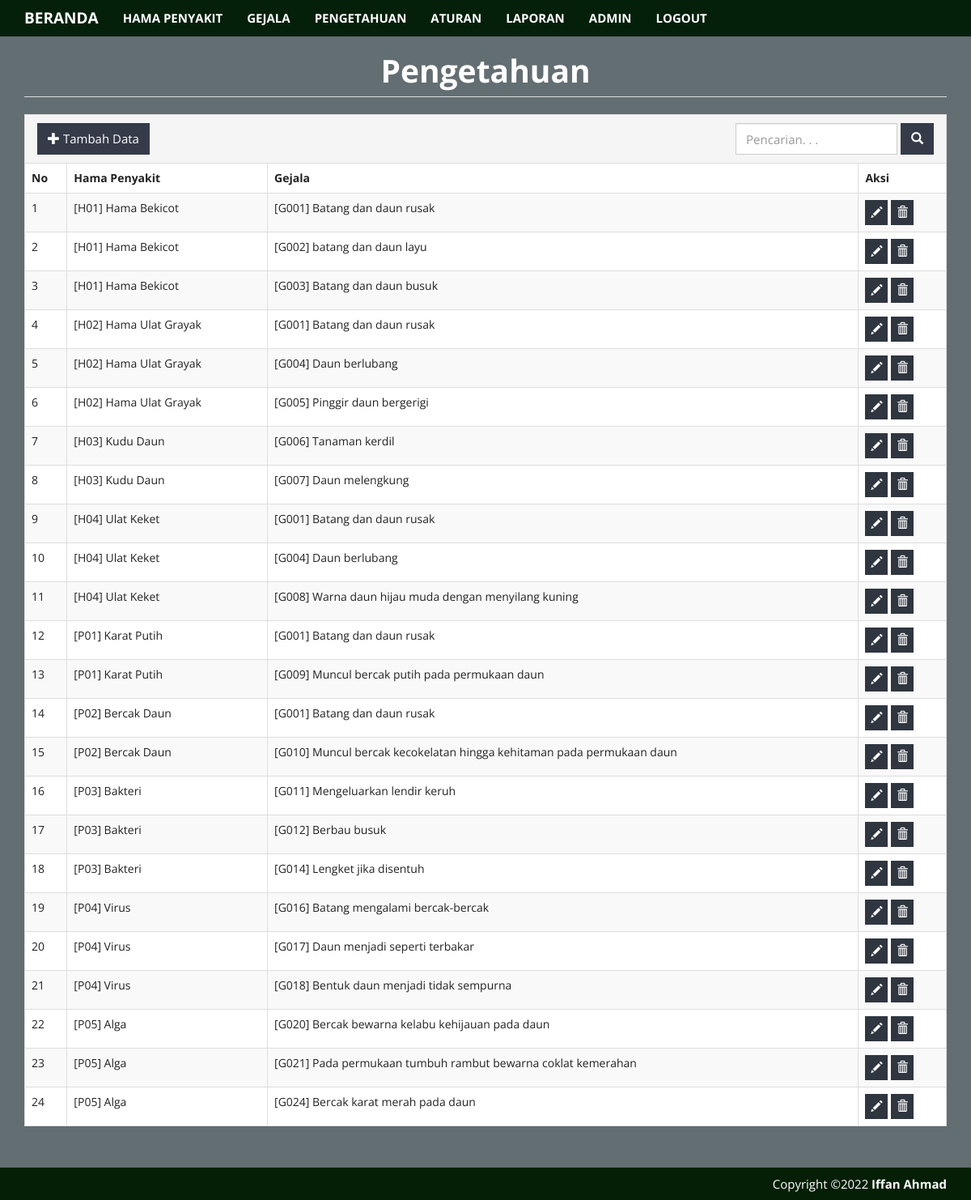
Page /index.php?m=relasi (signed in) on the committed database.
### tables this page shows
CREATE TABLE `tb_relasi` (
  `ID` int(11) NOT NULL,
  `kode_diagnosa` varchar(16) DEFAULT NULL,
  `kode_gejala` varchar(16) DEFAULT NULL
);

CREATE TABLE `tb_diagnosa` (
  `kode_diagnosa` varchar(16) NOT NULL,
  `nama_diagnosa` varchar(25) DEFAULT NULL,
  `penyebab` text NOT NULL,
  `solusi` text NOT NULL
);

CREATE TABLE `tb_gejala` (
  `kode_gejala` varchar(16) NOT NULL,
  `nama_gejala` varchar(100) DEFAULT NULL,
  `keterangan` text DEFAULT NULL
);

### functions.php (called while the page is built, shortened)
<?php
require_once "parser-php-version.php";
$config["server"] = 'localhost';
$config["username"] = 'root';
$config["password"] = '';
$config["database_name"] = 'spkangkung';
include 'includes/db.php';
$db = new DB($config['server'], $config['username'], $config['password'], $config['database_name']);
include 'includes/general.php';

### includes/general.php (called while the page is built, shortened)
<?php
function esc_field($str)
{
    if (@!get_magic_quotes_gpc())
        return addslashes($str);
    else
        return $str;
}

### includes/db.php (called while the page is built, shortened)
<?php
class DB
{
    var $conn = null;
    public function __construct($host, $username, $passwd, $dbname)
    {
        $this->conn = mysqli_connect($host, $username, $passwd, $dbname);
    }
    public function query($sql)
    {
        $query = mysqli_query($this->conn, $sql) or die('<pre>Error mysqli_query: ' . mysqli_error($this->conn) . '<br />' . $sql . '</pre>');
        return $query;
    }
    public function get_results($sql)
    {
        $query = $this->query($sql);
        $arr = array();
        while ($row = mysqli_fetch_object($query)) {
            $arr[] = $row;
        }
        return $arr;
    }
}

### relasi.php (the view, shortened to what this page needs)
<body class="latar">
    <div class="page-header">
        <h1 style="color: #fff;" align="center"><b>Pengetahuan</b></h1>
    </div>
    <div class="panel panel-default">
        <div class="panel-heading" align="right">
            <form class="form-inline">
                <div class="form-group">
                    <input class="form-control" type="text" placeholder="Pencarian. . ." name="q" value="<?= $_GET['q'] ?>" />
                </div>
                <div class="form-group">
                    <button class="btn tambah"><span class="glyphicon glyphicon-search"></span></button>
                </div>
                <span class="pull-left">
                    <div class="form-group">
                        <a class="btn tambah" href="?m=relasi_tambah"><span class="glyphicon glyphicon-plus"></span> Tambah Data</a>
                    </div>
                </span>
            </form>
        </div>
        <div class="table-responsive">
            <table class="table table-bordered table-hover table-striped">
                <thead>
                    <tr class="nw">
                        <th>No</th>
                        <th>Hama Penyakit</th>
                        <th>Gejala</th>
                        <th>Aksi</th>
                    </tr>
                </thead>
                <?php
                $q = esc_field($_GET['q']);
                $rows = $db->get_results("SELECT r.ID, r.kode_gejala, d.kode_diagnosa, g.nama_gejala, d.nama_diagnosa
                                        FROM tb_relasi r INNER JOIN tb_diagnosa d ON d.`kode_diagnosa`=r.`kode_diagnosa` INNER JOIN tb_gejala g ON g.`kode_gejala`=r.`kode_gejala`
                                        WHERE r.kode_gejala LIKE '%$q%'
                                            OR r.kode_diagnosa LIKE '%$q%'
                                            OR g.nama_gejala LIKE '%$q%'
                                            OR d.nama_diagnosa LIKE '%$q%'
                                        ORDER BY r.kode_diagnosa, r.kode_gejala");
                $no = 0;
                foreach ($rows as $row) : ?>
                    <tr>
                        <td><?= ++$no ?></td>
                        <td>[<?= $row->kode_diagnosa . '] ' . $row->nama_diagnosa ?></td>
                        <td>[<?= $row->kode_gejala . '] ' . $row->nama_gejala ?></td>
                        <td class="nw">
                            <a class="btn btn-xs edit" href="?m=relasi_ubah&ID=<?= $row->ID ?>"><span class="glyphicon glyphicon-pencil"></span></a>
                            <a class="btn btn-xs edit" href="aksi.php?act=relasi_hapus&ID=<?= $row->ID ?>" onclick="return confirm('Hapus data?')"><span class="glyphicon glyphicon-trash"></span></a>
                        </td>
                    </tr>
                <?php endforeach; ?>
            </table>
        </div>
    </div>
</body>

### assets/css/general.css (style rules this page uses)
html { position: relative; min-height: 100%; }
body { margin-bottom: 70px; }
.nw { white-space: nowrap; }
.page-header { margin-top: 0; padding-bottom: 0; }
.page-header h1 { margin-top: 0; }

### index.php (style rules this page uses)
.tambah { background-color: #e67e22; color: #fff; }
.edit { background-color: #3498db; color: #fff; }
.latar { background-color: #636e72; }
.tambah { background-color: #353b48; }
.edit { background-color: #2f3640; }

### rows in the picture
tb_relasi: kode_diagnosa.kode_diagnosa "H01", kode_diagnosa.nama_diagnosa "Hama Bekicot", kode_gejala "G001", kode_gejala.nama_gejala "Batang dan daun rusak"
tb_relasi: kode_diagnosa.kode_diagnosa "H01", kode_diagnosa.nama_diagnosa "Hama Bekicot", kode_gejala "G002", kode_gejala.nama_gejala "batang dan daun layu"
tb_relasi: kode_diagnosa.kode_diagnosa "H01", kode_diagnosa.nama_diagnosa "Hama Bekicot", kode_gejala "G003", kode_gejala.nama_gejala "Batang dan daun busuk"
tb_relasi: kode_diagnosa.kode_diagnosa "H02", kode_diagnosa.nama_diagnosa "Hama Ulat Grayak", kode_gejala "G001", kode_gejala.nama_gejala "Batang dan daun rusak"
tb_relasi: kode_diagnosa.kode_diagnosa "H02", kode_diagnosa.nama_diagnosa "Hama Ulat Grayak", kode_gejala "G004", kode_gejala.nama_gejala "Daun berlubang"
tb_relasi: kode_diagnosa.kode_diagnosa "H02", kode_diagnosa.nama_diagnosa "Hama Ulat Grayak", kode_gejala "G005", kode_gejala.nama_gejala "Pinggir daun bergerigi"
tb_relasi: kode_diagnosa.kode_diagnosa "H03", kode_diagnosa.nama_diagnosa "Kudu Daun", kode_gejala "G006", kode_gejala.nama_gejala "Tanaman kerdil"
tb_relasi: kode_diagnosa.kode_diagnosa "H03", kode_diagnosa.nama_diagnosa "Kudu Daun", kode_gejala "G007", kode_gejala.nama_gejala "Daun melengkung"
tb_relasi: kode_diagnosa.kode_diagnosa "H04", kode_diagnosa.nama_diagnosa "Ulat Keket", kode_gejala "G001", kode_gejala.nama_gejala "Batang dan daun rusak"
tb_relasi: kode_diagnosa.kode_diagnosa "H04", kode_diagnosa.nama_diagnosa "Ulat Keket", kode_gejala "G004", kode_gejala.nama_gejala "Daun berlubang"
tb_relasi: kode_diagnosa.kode_diagnosa "H04", kode_diagnosa.nama_diagnosa "Ulat Keket", kode_gejala "G008", kode_gejala.nama_gejala "Warna daun hijau muda dengan menyilang kuning"
tb_relasi: kode_diagnosa.kode_diagnosa "P01", kode_diagnosa.nama_diagnosa "Karat Putih", kode_gejala "G001", kode_gejala.nama_gejala "Batang dan daun rusak"
tb_relasi: kode_diagnosa.kode_diagnosa "P01", kode_diagnosa.nama_diagnosa "Karat Putih", kode_gejala "G009", kode_gejala.nama_gejala "Muncul bercak putih pada permukaan daun"
tb_relasi: kode_diagnosa.kode_diagnosa "P02", kode_diagnosa.nama_diagnosa "Bercak Daun", kode_gejala "G001", kode_gejala.nama_gejala "Batang dan daun rusak"
tb_relasi: kode_diagnosa.kode_diagnosa "P02", kode_diagnosa.nama_diagnosa "Bercak Daun", kode_gejala "G010", kode_gejala.nama_gejala "Muncul bercak kecokelatan hingga kehitaman pada permukaan daun"
tb_relasi: kode_diagnosa.kode_diagnosa "P03", kode_diagnosa.nama_diagnosa "Bakteri", kode_gejala "G011", kode_gejala.nama_gejala "Mengeluarkan lendir keruh"
tb_relasi: kode_diagnosa.kode_diagnosa "P03", kode_diagnosa.nama_diagnosa "Bakteri", kode_gejala "G012", kode_gejala.nama_gejala "Berbau busuk"
tb_relasi: kode_diagnosa.kode_diagnosa "P03", kode_diagnosa.nama_diagnosa "Bakteri", kode_gejala "G014", kode_gejala.nama_gejala "Lengket jika disentuh"
tb_relasi: kode_diagnosa.kode_diagnosa "P04", kode_diagnosa.nama_diagnosa "Virus", kode_gejala "G016", kode_gejala.nama_gejala "Batang mengalami bercak-bercak"
tb_relasi: kode_diagnosa.kode_diagnosa "P04", kode_diagnosa.nama_diagnosa "Virus", kode_gejala "G017", kode_gejala.nama_gejala "Daun menjadi seperti terbakar"
tb_relasi: kode_diagnosa.kode_diagnosa "P04", kode_diagnosa.nama_diagnosa "Virus", kode_gejala "G018", kode_gejala.nama_gejala "Bentuk daun menjadi tidak sempurna"
tb_relasi: kode_diagnosa.kode_diagnosa "P05", kode_diagnosa.nama_diagnosa "Alga", kode_gejala "G020", kode_gejala.nama_gejala "Bercak bewarna kelabu kehijauan pada daun"
tb_relasi: kode_diagnosa.kode_diagnosa "P05", kode_diagnosa.nama_diagnosa "Alga", kode_gejala "G021", kode_gejala.nama_gejala "Pada permukaan tumbuh rambut bewarna coklat kemerahan"
tb_relasi: kode_diagnosa.kode_diagnosa "P05", kode_diagnosa.nama_diagnosa "Alga", kode_gejala "G024", kode_gejala.nama_gejala "Bercak karat merah pada daun"
